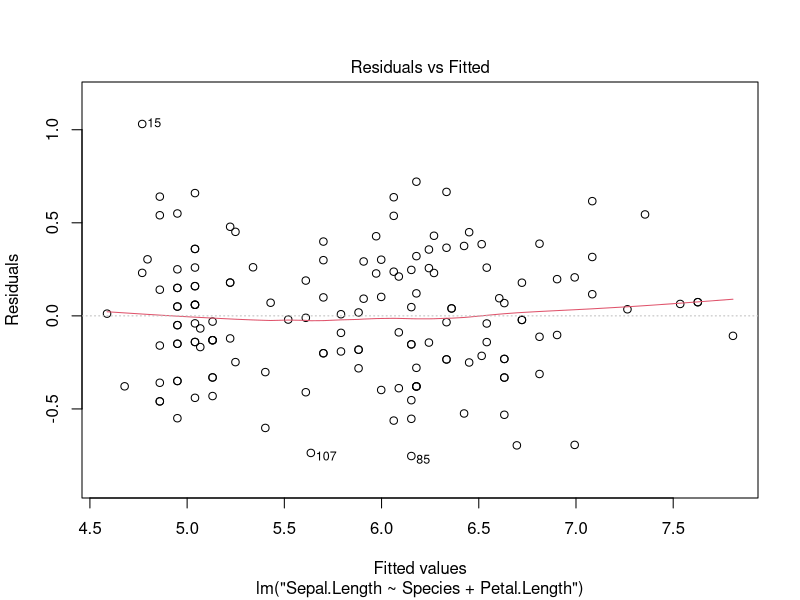

Reproduce this figure in R. (Note: this script raises an error after producing the figure.)
## ---- chunk 1
plot( lm("Sepal.Length ~ Species + Petal.Length", data=iris), which=1 )
## ---- chunk 2
bettrPlot  <- function(model, toplot="points", which=c(1:3, 5), mfrow=c(1,1), smooth="auto", rView=T, stderr=TRUE,
											 returnwhat= "plots", printPlot=T, grobOut=T, ...) {
	
	# bettrPlot rewrites plot() to produce ggplot plots similar to plot().
	# Define a var for bettrPlot, and you can ggsave() it.
	
	
	## PARAMETER LIST ##
	# 1. `model' is of class lm, input.
	# 2. `toplot' is either "points" or "labels". 
	# a. The latter can turn datapoints for scatters into labels.
	# 3. `which' is num or listnum of which plots to output.
	# 4. `mfrow' is x/y list of dimensions of grid to print out.
	# 5. `smooth' is method of applying geom_smooth.
	# 6. `stderr' is a logical, TRUE to have standard error geom_smooth appear.
	# 7. `printPlot' is logical, TRUE to show plot(s) in viewer.
	# 8. `grobOut' is logical, TRUE to return grob so you can ggsave() variable.
	
	
	# Needed libraries
	library(ggplot2); library(grid); library(gridExtra)
	
	# New environment needed for arrangeGrob to work.  
	plotspace <- new.env()
	
	# fortify() makes class lm ggplotable data frame.
	df <- fortify(model)
	df <- cbind(df, rows = 1:nrow(df))
	
	# Logic for pars (2) and (8)
	# TODO: Allow some quick theme changes from parameters.
	if(toplot == "points") {
		toplot <- geom_point(size=1,alpha=1/2)
	} else if(toplot == "labels") {
		toplot <- geom_text(aes(label=rows))
	}
	
	### Plotting ###
	# TODO: automatically note influential points 
	# TODO: implement spread-level plot
	## G1: residuals vs fitted
	assign("g1",
				 ggplot(df, aes(.fitted, .resid)) +
				 	toplot +
				 	geom_smooth(se=stderr, method=smooth) +
				 	geom_hline(linetype=2, size=.2, aes(yintercept=0)) +
				 	scale_x_continuous("Fitted Values") +
				 	scale_y_continuous("Residual") +
				 	ggtitle("Residuals vs Fitted")
				 ,envir=plotspace)
	
	## G2: normal qq	
	a <- quantile(df$.stdresid, c(0.25, 0.75))
	b <- qnorm(c(0.25, 0.75))
	slope <- diff(a)/diff(b)
	int <- a[1] - slope * b[1]
	
	# plotting
	assign("g2",
				 ggplot(df, aes(sample=.stdresid)) +
				 	geom_abline(slope=slope, intercept=int,colour="red",linetype="longdash", size=.25) +
				 	stat_qq(size=0.75, alpha=1/2) +
				 	scale_x_continuous("Theoretical Quantiles") +
				 	scale_y_continuous("Standardized Residuals") +
				 	ggtitle("Normal Q-Q")
				 ,envir=plotspace)
	
	## G3: histogram of response variable
	df2 <- df
	names(df2)[1] <- "responsevar"
	
	# plotting
	assign("g3",
				 ggplot(df2, aes(x=responsevar)) +
				 	geom_histogram(aes(y=..density..),
				 								 colour="black", fill="white") +
				 	geom_density(alpha=.2,fill="#1491CC") +
				 	scale_y_continuous("Frequency") +
				 	scale_x_continuous("Response Variable") +
				 	ggtitle("Response Variable Histogram")
				 ,envir=plotspace)
	
	# G4: histogram of residuals
	assign("g4",
				 ggplot(df, aes(.resid)) +
				 	geom_histogram(aes(y=..density..),
				 								 colour="black", fill="white") +
				 	geom_density(alpha=.2,fill="#1491CC") +
				 	scale_y_continuous("Residuals") +
				 	ggtitle("Residuals Histogram")
				 ,envir=plotspace)
	
	## G5: cook's distance
	horizline <- 4/length(model$residuals) # Create base of graph. 
	
	# plotting
	assign("g5",
				 ggplot(df, aes(rows, .cooksd, ymin=0, ymax=.cooksd)) + 
				 	toplot + geom_point(aes(color=.cooksd),size=2.2,alpha=1) +
				 	scale_colour_gradient(limits=c(0.05,1), low="red", high="red") +
				 	geom_linerange(position="jitter") +
				 	geom_hline(y=horizline, linetype=2) + 
				 	scale_x_continuous("Observation Number") +
				 	scale_y_continuous("Cook's Distance") +
				 	ggtitle("Cook's Distance") +
				 	theme(legend.position="none")
				 ,envir=plotspace)
	
	
	## G6: residuals vs leverage
	assign("g6",
				 ggplot(df, aes(.hat, .stdresid)) +
				 	toplot +
				 	geom_smooth(se=stderr, method=smooth) +
				 	geom_hline(linetype=2, size=.2) +
				 	scale_x_continuous("Leverage") +
				 	scale_y_continuous("Standardized Residuals") +
				 	ggtitle("Residuals vs Leverage")
				 ,envir=plotspace)		
	
	## G7: cooks distance vs leverage
	assign("g7",
				 ggplot(df, aes(.hat, .cooksd)) +
				 	toplot +
				 	geom_abline(slope = seq(0, 3, by = 0.5), colour = "grey",size=2,alpha=1/4) +
				 	geom_smooth(se=stderr, method=smooth) +
				 	scale_x_continuous("Leverage") +
				 	scale_y_continuous("Cook's Distance") +
				 	ggtitle("Cook's Distance vs Leverage")
				 ,envir=plotspace)
	
	
	# Store the plots in plotspace$ for grobOut.
	plots <- list(plotspace$g1, plotspace$g2, plotspace$g3, 
								plotspace$g4, plotspace$g5, plotspace$g6, 
								plotspace$g7)
	
	# Make the plots
	if(printPlot==T){
		
		grid.newpage()
		
		# Throw the plots on seperate pages, grid::stuff()
		if (prod(mfrow)>1) {
			mypos <- expand.grid(1:mfrow[1], 1:mfrow[2])
			mypos <- mypos[with(mypos, order(Var1)), ]
			pushViewport(viewport(layout = grid.layout(mfrow[1], mfrow[2])))
			formatter <- function(.){}
		} else {
			mypos <- data.frame(matrix(1, length(which), 2))
			pushViewport(viewport(layout = grid.layout(1, 1)))
			
			# formatter spits plots onto new pages, following prompt.
			formatter <- function(.) {
				.dontcare <- readline("Hit <Return> to see next plot: ")
				grid.newpage()
			}
		}
		
		# Print layout to viewer
		j <- 1
		for (i in which){
			formatter()
			print(plots[[i]], vp=viewport(layout.pos.row=mypos[j,][1], layout.pos.col=mypos[j,][2]))
			j <- j+1
		}
	}
	
	# returns graphical object 
	if(grobOut==T){
		plotNames <- c("g1","g2","g3","g4","g5","g6","g7") # All possible plots
		usedPlots <- plotNames[which]                      # Those `which' were called for
		return(do.call("arrangeGrob",                      # use arrangeGrob()
									 lapply(usedPlots,                   # on the variables specified by `which'
									 			 get,envir=plotspace))         # grab em from the plotspace
		) 
	}
	
	rm(plotspace) # remove plotspace environment
}

suppressWarnings(
	g <- bettrPlot( lm("Sepal.Length ~ Species + Petal.Length", data=iris), grobOut = T, printPlot = F )
	)
ggsave(file="plot.png", plot=g, dpi=800)
